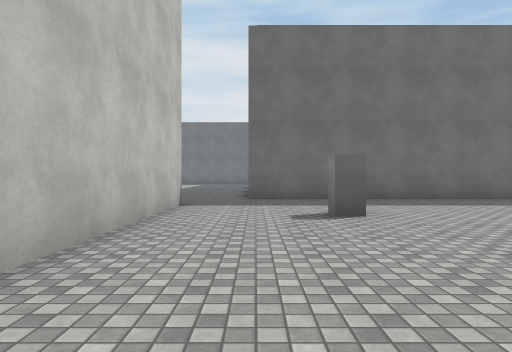
view 1 (above)

22 first-person views from a walk through a 3-D level made in the Unity game engine. The camera is 1.3 m above the floor, looks level and sees 75° across. The floor is counted in squares, 2 m on a side. Each view is taken from the middle of a square. On the plan, view 1 faces up. The plan holds only what a view shows up to about 10 squares ahead; the rest is blank. The place goes on beyond the plan. Surface patterns are stand-ins for the level's own textures.

view 2
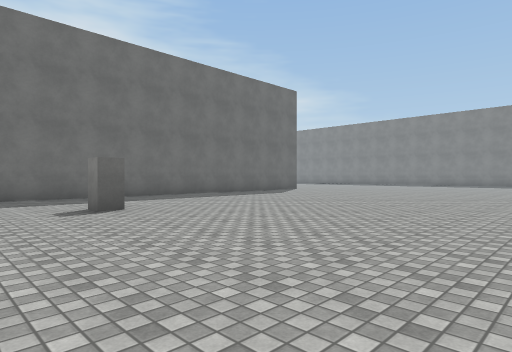

view 3
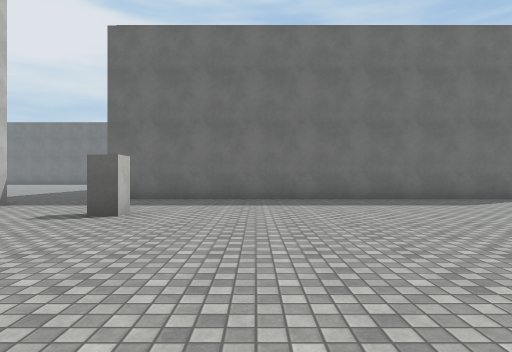

view 4
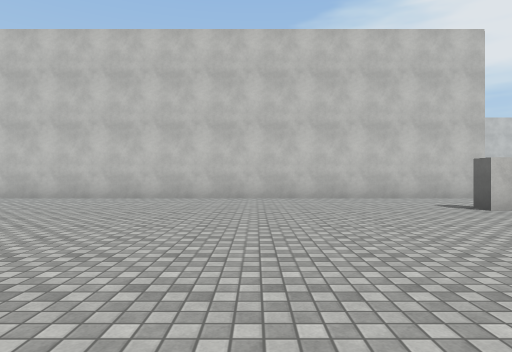

view 5
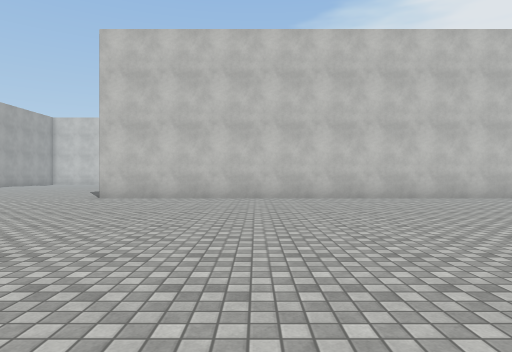

view 6
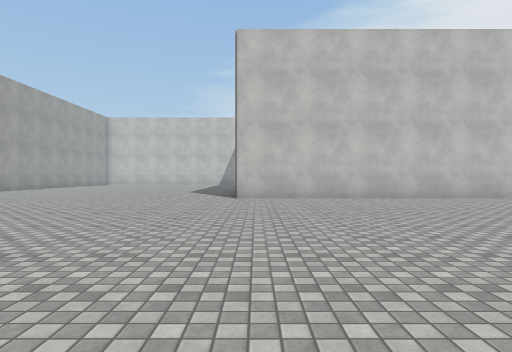

view 7
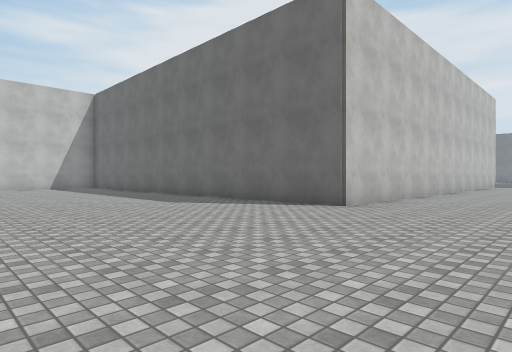

view 8
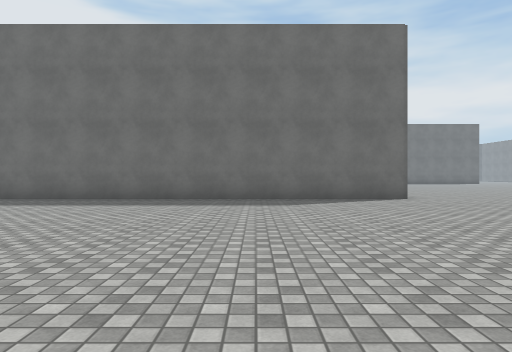

view 9
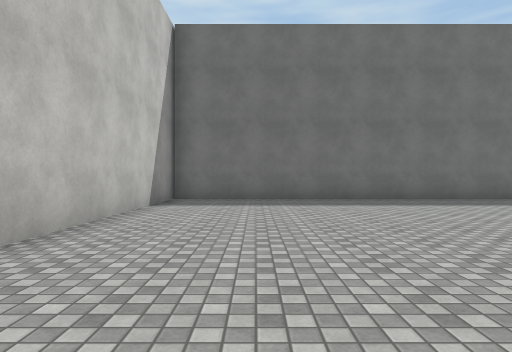

view 10
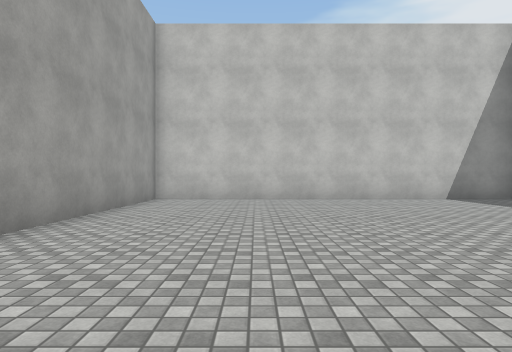

view 11
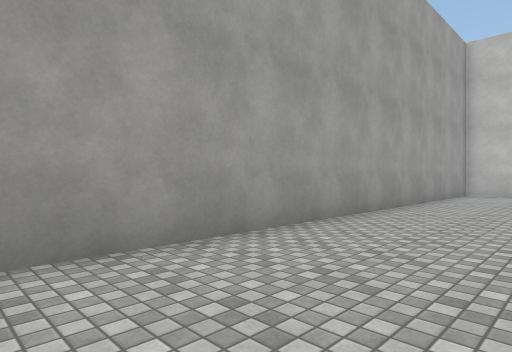

view 12
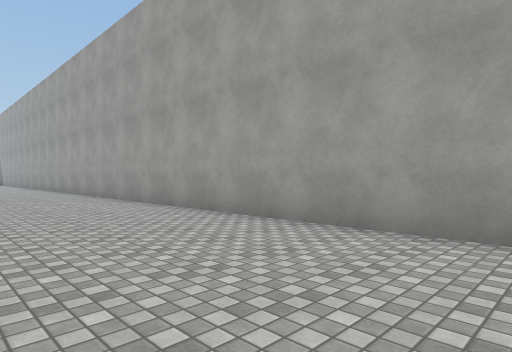

view 13
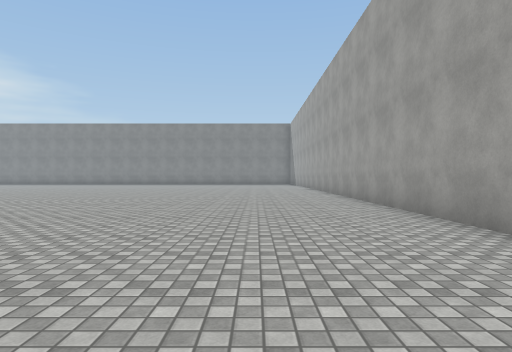

view 14
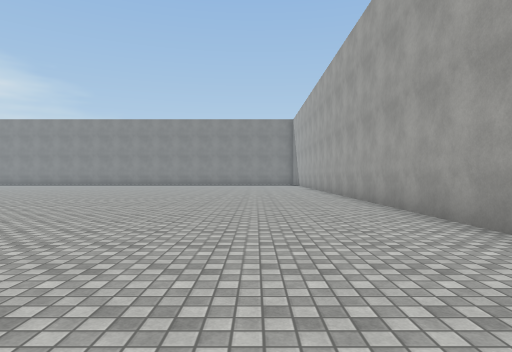

view 15
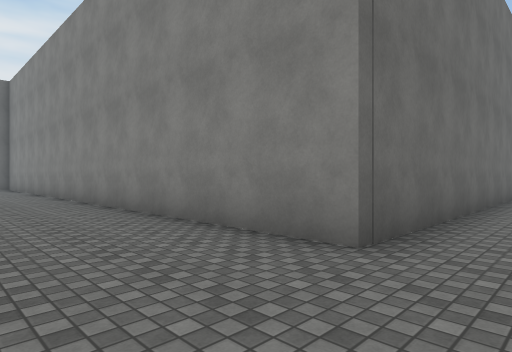

view 16
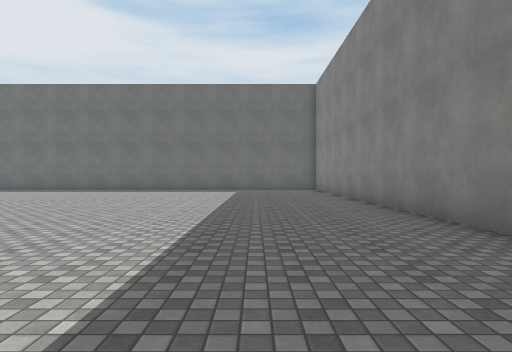

view 17
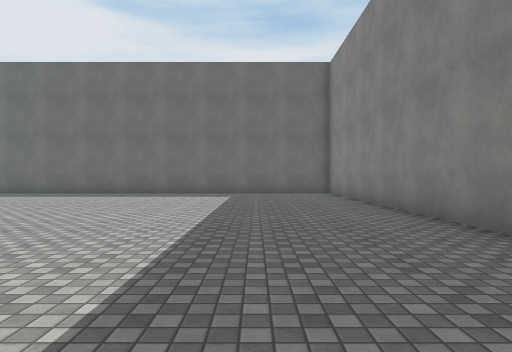

view 18
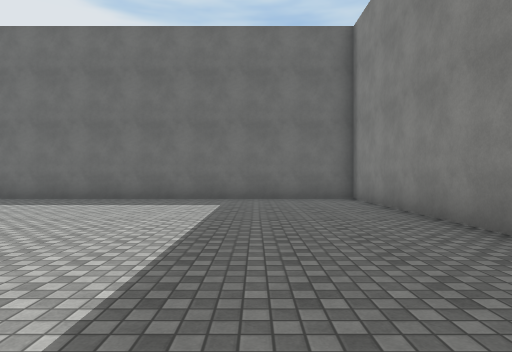

view 19
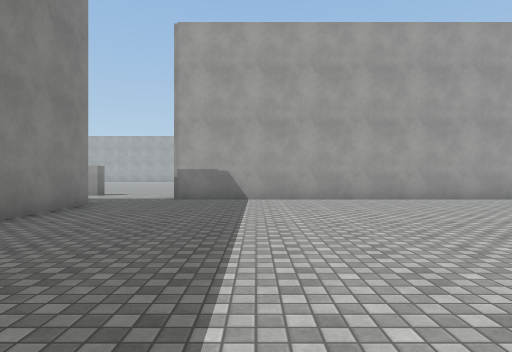

view 20
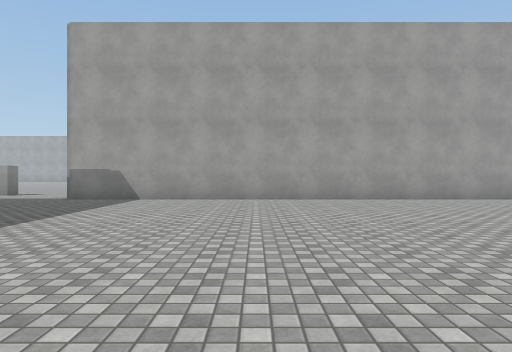

view 21
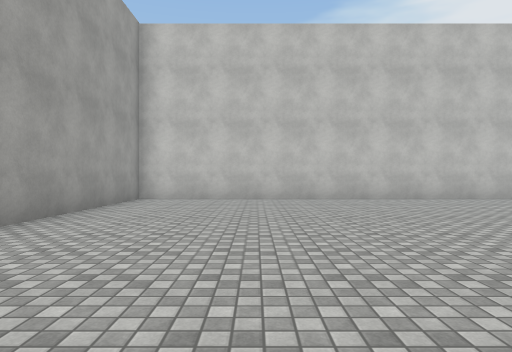

view 22
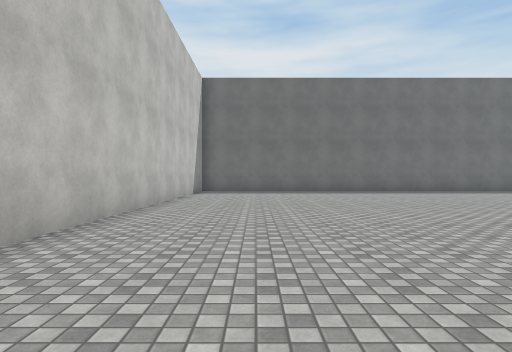

### Floor plan
Points are (right, up) in squares from view 1. A wall is a line through its corners. A room is listed if a view was taken in it or the views show most of it. See-through windows are left out.
Room 1 (views 1, 2, 3, 4, 5, 6, 7, 8, 9, 10, 11, 12, 13, 14)
walls: (-1.7, 7.7) (-1.7, -8.6) (-16.3, -8.6) (-16.3, -18.8) (9, -18.8); (9.5, 9.5) (-0.2, 9.5)
ways out: opening at (-1, 8.5) to room 2
objects: other object (1, 6)
Room 2 (views 15, 16, 17, 18, 19, 20, 21, 22)
walls: (-16.3, 22) (-16.3, 7.7) (-1.7, 7.7); (-0.2, 9.5) (-0.2, 26.5) (-10.4, 26.5)
ways out: opening at (-1, 8.5) to room 1

Where each view was taken, in squares from view 1:
view 1: 0 up, 0 right, facing up
view 2: 1 down, 1 left, facing up-right
view 3: 0 up, 4 right, facing up
view 4: 1 up, 8 right, facing left
view 5: 4 down, 8 right, facing left
view 6: 8 down, 8 right, facing left
view 7: 15 down, 2 right, facing up-left
view 8: 18 down, 6 left, facing up
view 9: 18 down, 14 left, facing up
view 10: 16 down, 7 left, facing left
view 11: 16 down, 4 left, facing down-left
view 12: 15 down, 7 left, facing down-right
view 13: 16 down, 3 left, facing right
view 14: 16 down, 1 left, facing right
view 15: 8 up, 3 left, facing up-right
view 16: 11 up, 3 left, facing up
view 17: 14 up, 3 left, facing up
view 18: 17 up, 3 left, facing up
view 19: 17 up, 4 left, facing down
view 20: 17 up, 7 left, facing down
view 21: 11 up, 7 left, facing left
view 22: 12 up, 14 left, facing up
